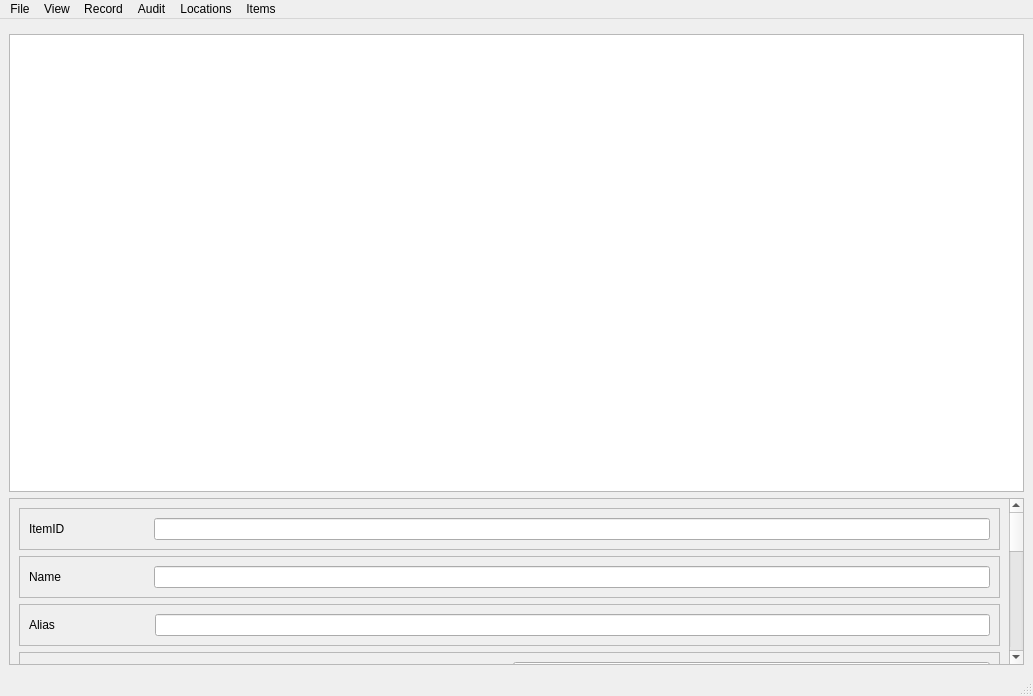
<?xml version="1.0" encoding="UTF-8"?>
<ui version="4.0">
 <class>ItemsMainWindow</class>
 <widget class="QMainWindow" name="ItemsMainWindow">
  <property name="geometry">
   <rect>
    <x>0</x>
    <y>0</y>
    <width>1033</width>
    <height>696</height>
   </rect>
  </property>
  <property name="windowTitle">
   <string>MainWindow</string>
  </property>
  <widget class="QWidget" name="centralwidget">
   <layout class="QVBoxLayout" name="verticalLayout">
    <item>
     <widget class="QFrame" name="frame">
      <property name="frameShape">
       <enum>QFrame::StyledPanel</enum>
      </property>
      <property name="frameShadow">
       <enum>QFrame::Raised</enum>
      </property>
     </widget>
    </item>
    <item>
     <widget class="QTableWidget" name="tableWidget">
      <property name="editTriggers">
       <set>QAbstractItemView::NoEditTriggers</set>
      </property>
      <property name="alternatingRowColors">
       <bool>true</bool>
      </property>
     </widget>
    </item>
    <item>
     <widget class="QScrollArea" name="scrollArea">
      <property name="maximumSize">
       <size>
        <width>16777215</width>
        <height>167</height>
       </size>
      </property>
      <property name="widgetResizable">
       <bool>true</bool>
      </property>
      <widget class="QWidget" name="scrollAreaWidgetContents">
       <property name="geometry">
        <rect>
         <x>0</x>
         <y>-558</y>
         <width>992</width>
         <height>723</height>
        </rect>
       </property>
       <layout class="QVBoxLayout" name="verticalLayout_2">
        <item>
         <widget class="QFrame" name="frame_2">
          <property name="frameShape">
           <enum>QFrame::StyledPanel</enum>
          </property>
          <property name="frameShadow">
           <enum>QFrame::Raised</enum>
          </property>
          <layout class="QHBoxLayout" name="horizontalLayout">
           <item>
            <widget class="QLabel" name="label">
             <property name="text">
              <string>ItemID                         </string>
             </property>
            </widget>
           </item>
           <item>
            <widget class="QLineEdit" name="lineEditID">
             <property name="styleSheet">
              <string notr="true"/>
             </property>
            </widget>
           </item>
          </layout>
         </widget>
        </item>
        <item>
         <widget class="QFrame" name="frame_9">
          <property name="frameShape">
           <enum>QFrame::StyledPanel</enum>
          </property>
          <property name="frameShadow">
           <enum>QFrame::Raised</enum>
          </property>
          <layout class="QHBoxLayout" name="horizontalLayout_8">
           <item>
            <widget class="QLabel" name="label_8">
             <property name="text">
              <string>Name                          </string>
             </property>
            </widget>
           </item>
           <item>
            <widget class="QLineEdit" name="lineEditName"/>
           </item>
          </layout>
         </widget>
        </item>
        <item>
         <widget class="QFrame" name="frame_10">
          <property name="frameShape">
           <enum>QFrame::StyledPanel</enum>
          </property>
          <property name="frameShadow">
           <enum>QFrame::Raised</enum>
          </property>
          <layout class="QHBoxLayout" name="horizontalLayout_9">
           <item>
            <widget class="QLabel" name="label_9">
             <property name="text">
              <string>Alias                            </string>
             </property>
            </widget>
           </item>
           <item>
            <widget class="QLineEdit" name="lineEditAlias"/>
           </item>
          </layout>
         </widget>
        </item>
        <item>
         <widget class="QFrame" name="frame_11">
          <property name="frameShape">
           <enum>QFrame::StyledPanel</enum>
          </property>
          <property name="frameShadow">
           <enum>QFrame::Raised</enum>
          </property>
          <layout class="QHBoxLayout" name="horizontalLayout_10">
           <item>
            <widget class="QLabel" name="label_10">
             <property name="text">
              <string>Item Group                 </string>
             </property>
            </widget>
           </item>
           <item>
            <widget class="QComboBox" name="lineEditGroup"/>
           </item>
          </layout>
         </widget>
        </item>
        <item>
         <widget class="QFrame" name="frame_3">
          <property name="frameShape">
           <enum>QFrame::StyledPanel</enum>
          </property>
          <property name="frameShadow">
           <enum>QFrame::Raised</enum>
          </property>
          <layout class="QHBoxLayout" name="horizontalLayout_2">
           <item>
            <widget class="QLabel" name="label_2">
             <property name="text">
              <string>Item Sub Group         </string>
             </property>
            </widget>
           </item>
           <item>
            <widget class="QComboBox" name="lineEditSubGroup"/>
           </item>
          </layout>
         </widget>
        </item>
        <item>
         <widget class="QFrame" name="frame_7">
          <property name="frameShape">
           <enum>QFrame::StyledPanel</enum>
          </property>
          <property name="frameShadow">
           <enum>QFrame::Raised</enum>
          </property>
          <layout class="QHBoxLayout" name="horizontalLayout_6">
           <item>
            <widget class="QLabel" name="label_6">
             <property name="text">
              <string>Supplier Part Number</string>
             </property>
            </widget>
           </item>
           <item>
            <widget class="QLineEdit" name="lineEditSupplier"/>
           </item>
          </layout>
         </widget>
        </item>
        <item>
         <widget class="QFrame" name="frame_5">
          <property name="frameShape">
           <enum>QFrame::StyledPanel</enum>
          </property>
          <property name="frameShadow">
           <enum>QFrame::Raised</enum>
          </property>
          <layout class="QHBoxLayout" name="horizontalLayout_4">
           <item>
            <widget class="QLabel" name="label_4">
             <property name="text">
              <string>Unit Cost                     </string>
             </property>
            </widget>
           </item>
           <item>
            <widget class="QLineEdit" name="lineEditUnitCost"/>
           </item>
          </layout>
         </widget>
        </item>
        <item>
         <widget class="QFrame" name="frame_13">
          <property name="frameShape">
           <enum>QFrame::StyledPanel</enum>
          </property>
          <property name="frameShadow">
           <enum>QFrame::Raised</enum>
          </property>
          <layout class="QHBoxLayout" name="horizontalLayout_12">
           <item>
            <widget class="QLabel" name="label_12">
             <property name="text">
              <string>Used Unit Cost            </string>
             </property>
            </widget>
           </item>
           <item>
            <widget class="QLineEdit" name="lineEditUnitUsed"/>
           </item>
          </layout>
         </widget>
        </item>
        <item>
         <widget class="QFrame" name="frame_6">
          <property name="frameShape">
           <enum>QFrame::StyledPanel</enum>
          </property>
          <property name="frameShadow">
           <enum>QFrame::Raised</enum>
          </property>
          <layout class="QHBoxLayout" name="horizontalLayout_5">
           <item>
            <widget class="QLabel" name="label_5">
             <property name="text">
              <string>Packet Size                  </string>
             </property>
            </widget>
           </item>
           <item>
            <widget class="QLineEdit" name="lineEditPacket"/>
           </item>
          </layout>
         </widget>
        </item>
        <item>
         <widget class="QFrame" name="frame_8">
          <property name="frameShape">
           <enum>QFrame::StyledPanel</enum>
          </property>
          <property name="frameShadow">
           <enum>QFrame::Raised</enum>
          </property>
          <layout class="QHBoxLayout" name="horizontalLayout_7">
           <item>
            <widget class="QLabel" name="label_7">
             <property name="text">
              <string>Brand                           </string>
             </property>
            </widget>
           </item>
           <item>
            <widget class="QLineEdit" name="lineEditBrand"/>
           </item>
          </layout>
         </widget>
        </item>
        <item>
         <widget class="QFrame" name="frame_4">
          <property name="frameShape">
           <enum>QFrame::StyledPanel</enum>
          </property>
          <property name="frameShadow">
           <enum>QFrame::Raised</enum>
          </property>
          <layout class="QHBoxLayout" name="horizontalLayout_3">
           <item>
            <widget class="QLabel" name="label_3">
             <property name="text">
              <string>Image File                    </string>
             </property>
            </widget>
           </item>
           <item>
            <widget class="QLineEdit" name="lineEditImage"/>
           </item>
          </layout>
         </widget>
        </item>
        <item>
         <widget class="QFrame" name="frame_14">
          <property name="frameShape">
           <enum>QFrame::StyledPanel</enum>
          </property>
          <property name="frameShadow">
           <enum>QFrame::Raised</enum>
          </property>
          <layout class="QHBoxLayout" name="horizontalLayout_13">
           <item>
            <widget class="QLabel" name="label_13">
             <property name="text">
              <string>New/Used Sensitive     </string>
             </property>
            </widget>
           </item>
           <item>
            <widget class="QComboBox" name="lineEditNewUsed">
             <item>
              <property name="text">
               <string/>
              </property>
             </item>
             <item>
              <property name="text">
               <string>yes</string>
              </property>
             </item>
             <item>
              <property name="text">
               <string>no</string>
              </property>
             </item>
            </widget>
           </item>
          </layout>
         </widget>
        </item>
       </layout>
      </widget>
     </widget>
    </item>
   </layout>
  </widget>
  <widget class="QMenuBar" name="menubar">
   <property name="geometry">
    <rect>
     <x>0</x>
     <y>0</y>
     <width>1033</width>
     <height>25</height>
    </rect>
   </property>
   <widget class="QMenu" name="menuFiles">
    <property name="title">
     <string>File</string>
    </property>
   </widget>
   <widget class="QMenu" name="menuView">
    <property name="title">
     <string>View</string>
    </property>
   </widget>
   <widget class="QMenu" name="menuRecord">
    <property name="title">
     <string>Record</string>
    </property>
   </widget>
   <widget class="QMenu" name="menuAudit">
    <property name="title">
     <string>Audit</string>
    </property>
   </widget>
   <widget class="QMenu" name="menuLocations">
    <property name="title">
     <string>Locations</string>
    </property>
   </widget>
   <widget class="QMenu" name="menuItems">
    <property name="title">
     <string>Items</string>
    </property>
    <widget class="QMenu" name="menuItems_Group">
     <property name="title">
      <string>Items Group</string>
     </property>
     <addaction name="actioncreate_item_group"/>
     <addaction name="actioncreate_item_sub_group"/>
    </widget>
    <addaction name="menuItems_Group"/>
   </widget>
   <addaction name="menuFiles"/>
   <addaction name="menuView"/>
   <addaction name="menuRecord"/>
   <addaction name="menuAudit"/>
   <addaction name="menuLocations"/>
   <addaction name="menuItems"/>
  </widget>
  <widget class="QStatusBar" name="statusbar"/>
  <action name="actioncreate_item_group">
   <property name="text">
    <string>create item group</string>
   </property>
  </action>
  <action name="actioncreate_item_sub_group">
   <property name="text">
    <string>create item sub group</string>
   </property>
  </action>
 </widget>
 <resources/>
 <connections/>
</ui>
